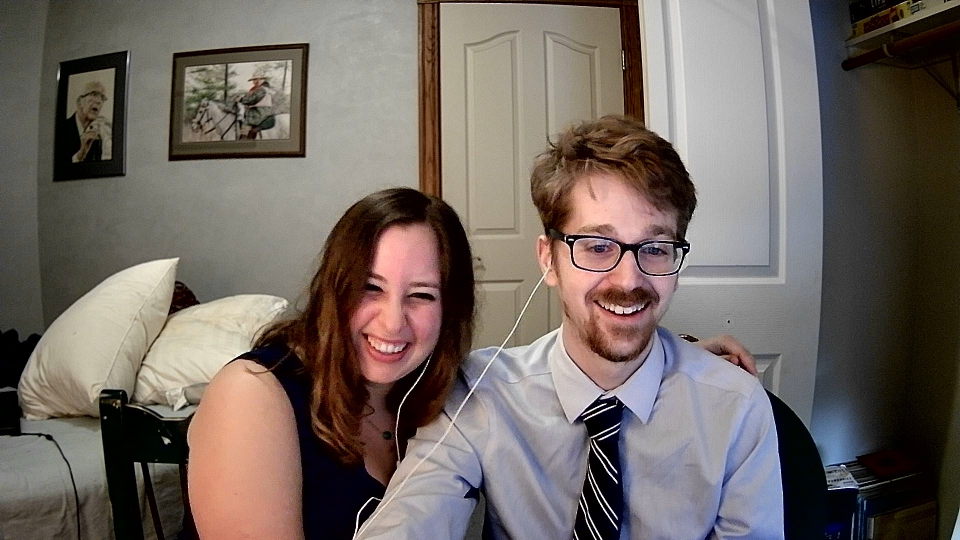
#> input picture J&E_Abby_Wedding.jpg, 1920 x 1080 px (shown at 1/2 size); its folder holds 7 pictures in this run
$ python Dice_Picture_Demo_File.py
#> lines starting #> are read from the running program, lines starting #| are printed output that depends on the picture; after the words box and inside, x2 and y2 are one past the last pixel; in counts of white or black regions, pixels touching at a corner belong together
# import imageio as iio #Tried these, they all either fail or not do what I intended
# import visvis as vv  # Might need to
# from PIL import Image
import cv2
import math

import numpy as np


demo_arr = np.random.randint(1,9, size = (4,6,3))
print(demo_arr[0,2,1])

#endregion


# img = iio.imread("J&E_Abby_Wedding.jpg")
# vv.imshow(img)

img = cv2.imread("J&E_Abby_Wedding.jpg")
#> img is the input picture: shape (1080, 1920, 3); mean B, G, R 97.7, 103.6, 113.6
img = cv2.imread("J&E_Saint_L.jpg")
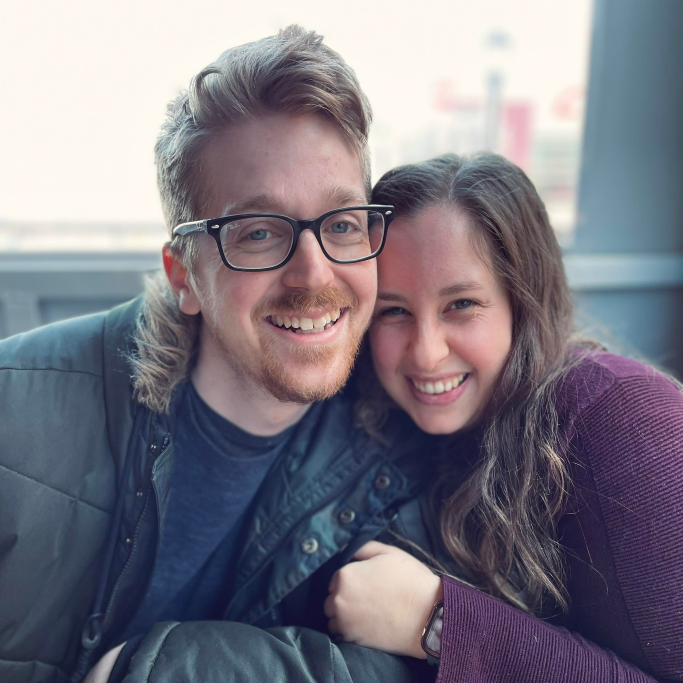
#> input picture J&E_Saint_L.jpg, 2048 x 2048 px (shown at 1/3 size)
#> img is the input picture: shape (2048, 2048, 3); mean B, G, R 130.4, 119.3, 123
img = cv2.imread("J&E_With_Vicky.jpg")
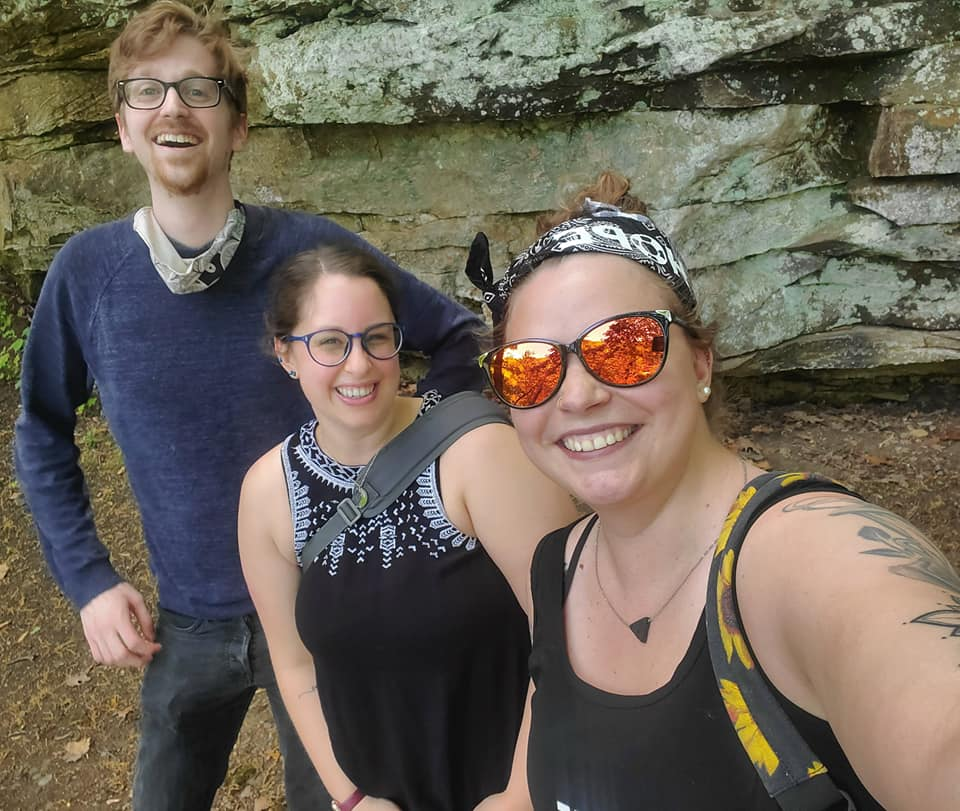
#> input picture J&E_With_Vicky.jpg, 960 x 811 px
#> img is the input picture: shape (811, 960, 3); mean B, G, R 89, 100.8, 108.9


#set up dummy to show I can get the mean average of a designated blotch
img2 = img.copy()                               # copy the imgage so the original is unedited
LargePix = img2[120:240, 120:240, :]            # designate space we want to mean Red Green and Blue (3 averages)
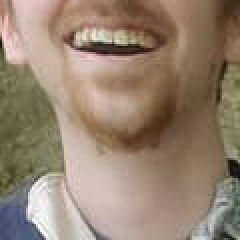
#> LargePix: shape (120, 120, 3) (shown 2 times larger); mean B, G, R 112.5, 130.8, 150.1
mean_pix = LargePix.mean(axis = (0,1)).round()  # get means of row and column then round
#> mean_pix = [112, 131, 150]
# LargePix[:,:] = mean_pix                      # unused to normally set the mean color to LargePix

img2[120:240, 120:240] = mean_pix               # replace all pixels in the originally chosen space with the mean RGB
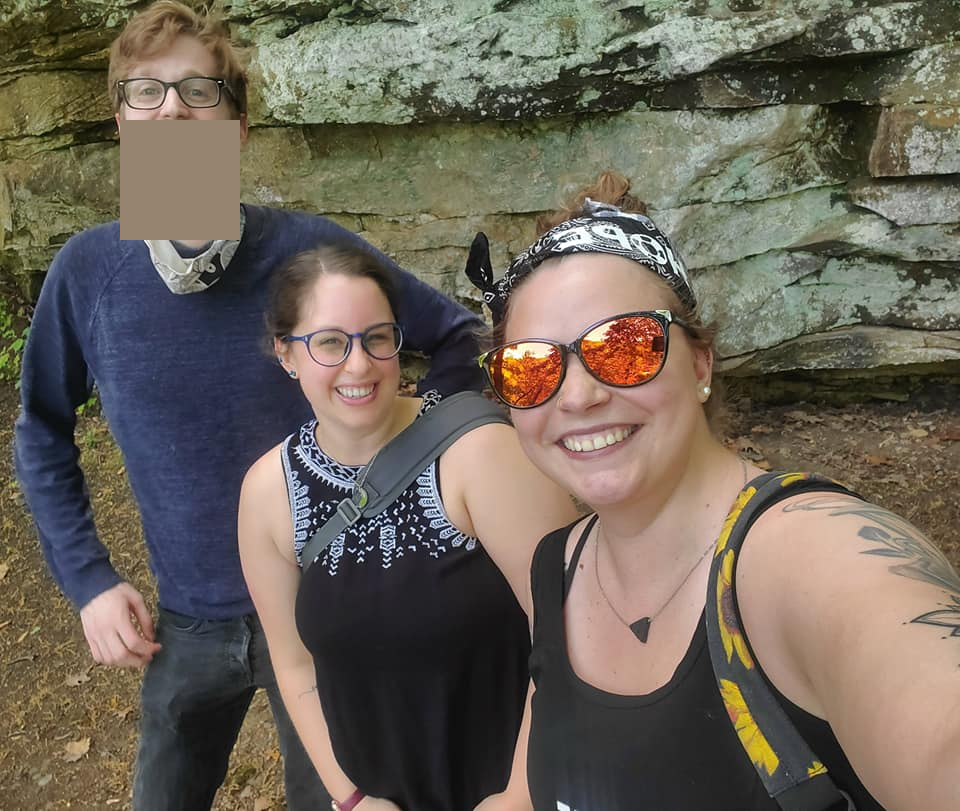
#> img2: shape (811, 960, 3); 1.85% of pixels changed, all inside (x1, y1, x2, y2) = (120, 120, 240, 240)

cv2.namedWindow("image", cv2.WINDOW_NORMAL)
#> (the run stopped early here; a loop or call above may not have finished)
